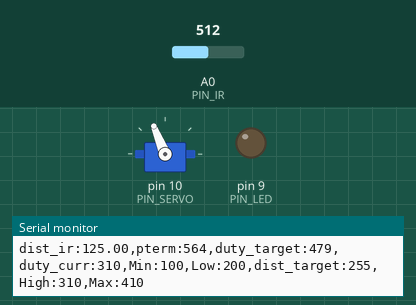
A sketch run on a simulated Arduino Uno, built with avr-gcc and run on an emulated ATmega328P. Shown: servo, output pins drawn as LEDs (lit = HIGH), the last lines printed to the serial monitor. Inputs (shaded band) come from the test bench; at power-on: A0 (PIN_IR) = 512.

Above: at 1.2 s.
1.3 s: A0 (PIN_IR) set to 245
At 2.9 s:
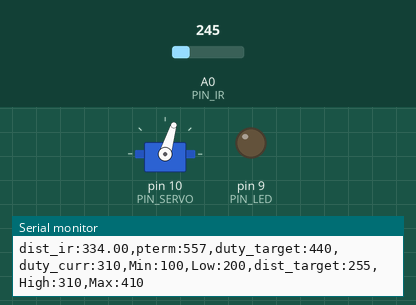
3.2 s: A0 (PIN_IR) set to 122
At 3.9 s:
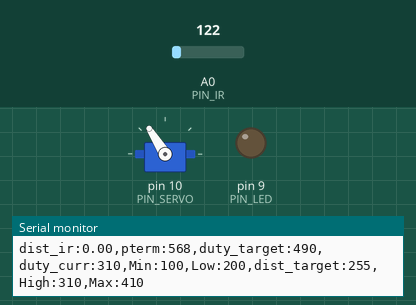
Timing chart, 0 to 6.2 s (numbered marks = the images above; inputs shaded):
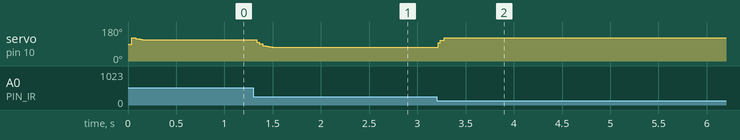

The sketch:

P__.ino
```cpp
#include <Servo.h>

/////////////////////////////
// Configurable parameters //
/////////////////////////////

// Arduino pin assignment
#define PIN_LED 9 // [3097] LED핀 9번으로 설정
#define PIN_SERVO 10 // [3097] 서보핀 10번으로 설정
#define PIN_IR A0 // [3097] 적외선핀 A0번으로 설정

// Framework setting
#define _DIST_TARGET 255 //[0711] 중간값
#define _DIST_MIN 100 //[0711] 측정 최솟값
#define _DIST_MAX 410 //[0711] 측정 최댓값

// Distance sensor
#define DELAY_MICROS  1500 // 필터에 넣을 샘플값을 측정하는 딜레이(고정값!)
#define _DIST_ALPHA 0.35 // [3095] ema필터의 alpha 값을 설정

// Servo range
#define _DUTY_MIN 1200   // [1615] 서보 제어 펄스 폭: 최고 각도
#define _DUTY_NEU 1470  // [1615] 서보 제어 펄스 폭: 수평
#define _DUTY_MAX 1800  // [1615] 서보 제어 펄스 폭: 최저 각도

// Servo speed control
#define _SERVO_ANGLE 30
#define _SERVO_SPEED 30

// Event periods
#define _INTERVAL_DIST 20  // [3074] 거리측정주기 (ms)
#define _INTERVAL_SERVO 20 // [3078] 서보제어주기 (ms)
#define _INTERVAL_SERIAL 100 // [3078] Serial제어주기 (ms)

// PID parameters
#define _KP 0.7

//////////////////////
// global variables //
//////////////////////

// Servo instance
Servo myservo;

// Distance sensor
float dist_target; // location to send the ball
float dist_raw;  // [1615] 센서가 인식한 거리
float dist_ema = 0;            // EMA 필터에 사용할 변수
const float coE[] = {-0.0000165, 0.0095250, -0.3398124, 86.4270318};
float samples_num = 3;     // 스파이크 제거를 위한 부분필터에 샘플을 몇개 측정할 것인지.

// Event periods
unsigned long last_sampling_time_dist, last_sampling_time_servo, last_sampling_time_serial;
bool event_dist, event_servo, event_serial;

// Servo speed control
int duty_chg_per_interval;
int duty_target, duty_curr;

// PID variables
float error_curr, error_prev, control, pterm, dterm, iterm;

void setup() {
  // initialize GPIO pins for LED and attach servo
  pinMode(PIN_LED, OUTPUT); // [3083] PIN_LED 핀을 OUTPUT으로 설정
  myservo.attach(PIN_SERVO); // [3083] PIN_SERVO 핀을 servo를 쓰는 핀으로 설정

  // move servo to neutral position
  myservo.writeMicroseconds(_DUTY_NEU); // [3090]

  // initialize serial port
  Serial.begin(57600); // [3083] serial port의 baud rate를 57600으로 초기화
  // convert angle speed into duty change per interval.
  duty_chg_per_interval = (_DUTY_MAX - _DUTY_MIN) * (_SERVO_SPEED / 180.0) * (_INTERVAL_SERVO / 1000.0); // [3074] 서보 업데이트 1주기에 증감 가능한 duty 의 최댓값

  // [1615] 마지막 이벤트 발생 시간 초기화
  last_sampling_time_dist = 0;
  last_sampling_time_servo = 0;
  last_sampling_time_serial = 0;

  event_dist = false;
  event_servo = false;
  event_serial = false;
}

void loop() {
/////////////////////
// Event generator //
/////////////////////
  // [1615] 거리 측정 주기가 되었는지 검사
  if (millis() >= last_sampling_time_dist + _INTERVAL_DIST)
    event_dist = true;

  // [1615] 서보 제어 주기가 되었는지 검사
  if (millis() >= last_sampling_time_servo + _INTERVAL_SERVO)
    event_servo = true;

  // [1615] Serial 제어 주기가 되었는지 검사
  if (millis() >= last_sampling_time_serial + _INTERVAL_SERIAL)
    event_serial = true;


////////////////////
// Event handlers //
////////////////////

  if(event_dist) {
    event_dist = false;
    // get a distance reading from the distance sensor
    dist_raw = ir_distance_filtered();

    // PID control logic
    error_curr = _DIST_TARGET - dist_raw; // [3073] 현재 읽어들인 데이터와 기준 값의 차이
    error_prev = error_curr;
    pterm = _KP * error_curr; // [3073] p게인 값인 kp와 error 값의 곱
    iterm = 0;
    dterm = 0;
    control = pterm + iterm + dterm;

    // duty_target = f(duty_neutral, control)
    if (control > 0)  duty_target = _DUTY_NEU + 2.49 * control;
    else duty_target = _DUTY_NEU + 3.04 * control;

    // keep duty_target value within the range of [_DUTY_MIN, _DUTY_MAX]
    duty_target = min(max(duty_target, _DUTY_MIN), _DUTY_MAX); // [1615]

    // [1615] 마지막 샘플링 시각 업데이트
    last_sampling_time_dist += _INTERVAL_DIST;
  }


  if(event_servo) {
    event_servo = false;
    // adjust duty_curr toward duty_target by duty_chg_per_interval

    // update servo position
    myservo.writeMicroseconds(duty_target); // [1615]

    // [1615] 마지막 서보 조작 시각 업데이트
    last_sampling_time_servo += _INTERVAL_SERVO;
  }


  if(event_serial) {
    event_serial = false;
    Serial.print("dist_ir:");
    Serial.print(dist_raw);
    Serial.print(",pterm:");
    Serial.print(map(pterm,-1000,1000,510,610));
    Serial.print(",duty_target:");
    Serial.print(map(duty_target,1000,2000,410,510));
    Serial.print(",duty_curr:");
    Serial.print(map(duty_curr,1000,2000,410,510));
    Serial.println(",Min:100,Low:200,dist_target:255,High:310,Max:410");

    // [1615] 마지막 Serial 업데이트 시각 업데이트
    last_sampling_time_serial += _INTERVAL_SERIAL;
  }
}

float ir_distance(void){ // return value unit: mm
  // [3088] 19_example_0에서 가져옴
  float val;
  float volt = float(analogRead(PIN_IR));
  float x = ((6762.0/(volt-9.0))-4.0) * 10.0;  // [1615] 변환 식 보정 필요
  val = coE[0] * pow(x, 3) + coE[1] * pow(x, 2) + coE[2] * x + coE[3];
  return val;
}

float under_noise_filter(void){ // 아래로 떨어지는 형태의 스파이크를 제거해주는 필터
  int currReading;
  int largestReading = 0;
  for (int i = 0; i < samples_num; i++) {
    currReading = ir_distance();
    if (currReading > largestReading) { largestReading = currReading; }
    // Delay a short time before taking another reading
    delayMicroseconds(DELAY_MICROS);
  }
  return largestReading;
}

float ir_distance_filtered(void){ // return value unit: mm
  // under_noise_filter를 통과한 값을 upper_nosie_filter에 넣어 최종 값이 나옴.
  int currReading;
  int lowestReading = 1024;
  for (int i = 0; i < samples_num; i++) {
    currReading = under_noise_filter();
    if (currReading < lowestReading) { lowestReading = currReading; }
  }
//    if (lowestReading <= _DIST_MIN) lowestReading = _DIST_MIN;
//    if (lowestReading >= _DIST_MAX) lowestReading = _DIST_MAX;
  // ema 필터 추가
  dist_ema = _DIST_ALPHA*lowestReading + (1-_DIST_ALPHA)*dist_ema;
  return dist_ema;
}
```

Measured:
- after the input at 1.3 s, servo on pin 10 (PIN_SERVO): 112° → 74° at once, → 73° 0.39 s later
- after the input at 3.2 s, servo on pin 10 (PIN_SERVO): 73° → 122° at once
